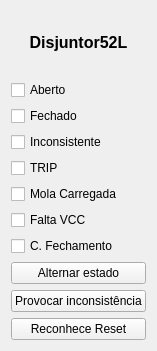
  <widget class="QWidget" name="layoutWidget_3">
   <property name="geometry">
    <rect>
     <x>999</x>
     <y>365</y>
     <width>151</width>
     <height>351</height>
    </rect>
   </property>
   <layout class="QVBoxLayout" name="verticalLayout_52L">
    <item>
     <widget class="QLabel" name="label_52L">
      <property name="font">
       <font>
        <pointsize>12</pointsize>
        <weight>75</weight>
        <bold>true</bold>
        <underline>false</underline>
       </font>
      </property>
      <property name="text">
       <string>Disjuntor52L</string>
      </property>
      <property name="alignment">
       <set>Qt::AlignCenter</set>
      </property>
     </widget>
    </item>
    <item>
     <widget class="QCheckBox" name="checkBox_52L_aberto">
      <property name="text">
       <string>Aberto</string>
      </property>
     </widget>
    </item>
    <item>
     <widget class="QCheckBox" name="checkBox_52L_fechado">
      <property name="text">
       <string>Fechado</string>
      </property>
     </widget>
    </item>
    <item>
     <widget class="QCheckBox" name="checkBox_52L_inconsistente">
      <property name="text">
       <string>Inconsistente</string>
      </property>
     </widget>
    </item>
    <item>
     <widget class="QCheckBox" name="checkBox_52L_trip">
      <property name="text">
       <string>TRIP</string>
      </property>
     </widget>
    </item>
    <item>
     <widget class="QCheckBox" name="checkBox_52L_mola_carregada">
      <property name="text">
       <string>Mola Carregada</string>
      </property>
     </widget>
    </item>
    <item>
     <widget class="QCheckBox" name="checkBox_52L_falta_vcc">
      <property name="text">
       <string>Falta VCC</string>
      </property>
     </widget>
    </item>
    <item>
     <widget class="QCheckBox" name="checkBox_52L_condicao_fechamento">
      <property name="text">
       <string>C. Fechamento</string>
      </property>
     </widget>
    </item>
    <item>
     <widget class="QPushButton" name="pushButton_52L_alternar_estado">
      <property name="styleSheet">
       <string notr="true">background-color: rgb(241, 241, 241);</string>
      </property>
      <property name="text">
       <string>Alternar estado</string>
      </property>
     </widget>
    </item>
    <item>
     <widget class="QPushButton" name="pushButton_52L_provocar_inconsistencia">
      <property name="styleSheet">
       <string notr="true">background-color: rgb(241, 241, 241);</string>
      </property>
      <property name="text">
       <string>Provocar inconsistência</string>
      </property>
     </widget>
    </item>
    <item>
     <widget class="QPushButton" name="pushButton_52L_reconhece_reset">
      <property name="styleSheet">
       <string notr="true">background-color: rgb(241, 241, 241);</string>
      </property>
      <property name="text">
       <string>Reconhece Reset</string>
      </property>
     </widget>
    </item>
   </layout>
   <zorder>pushButton_52L_provocar_inconsistencia</zorder>
   <zorder>checkBox_52L_trip</zorder>
   <zorder>pushButton_52L_reconhece_reset</zorder>
   <zorder>pushButton_52L_alternar_estado</zorder>
   <zorder>checkBox_52L_aberto</zorder>
   <zorder>checkBox_52L_fechado</zorder>
   <zorder>checkBox_52L_condicao_fechamento</zorder>
   <zorder>label_52L</zorder>
   <zorder>checkBox_52L_mola_carregada</zorder>
   <zorder>checkBox_52L_falta_vcc</zorder>
   <zorder>checkBox_52L_inconsistente</zorder>
  </widget>
